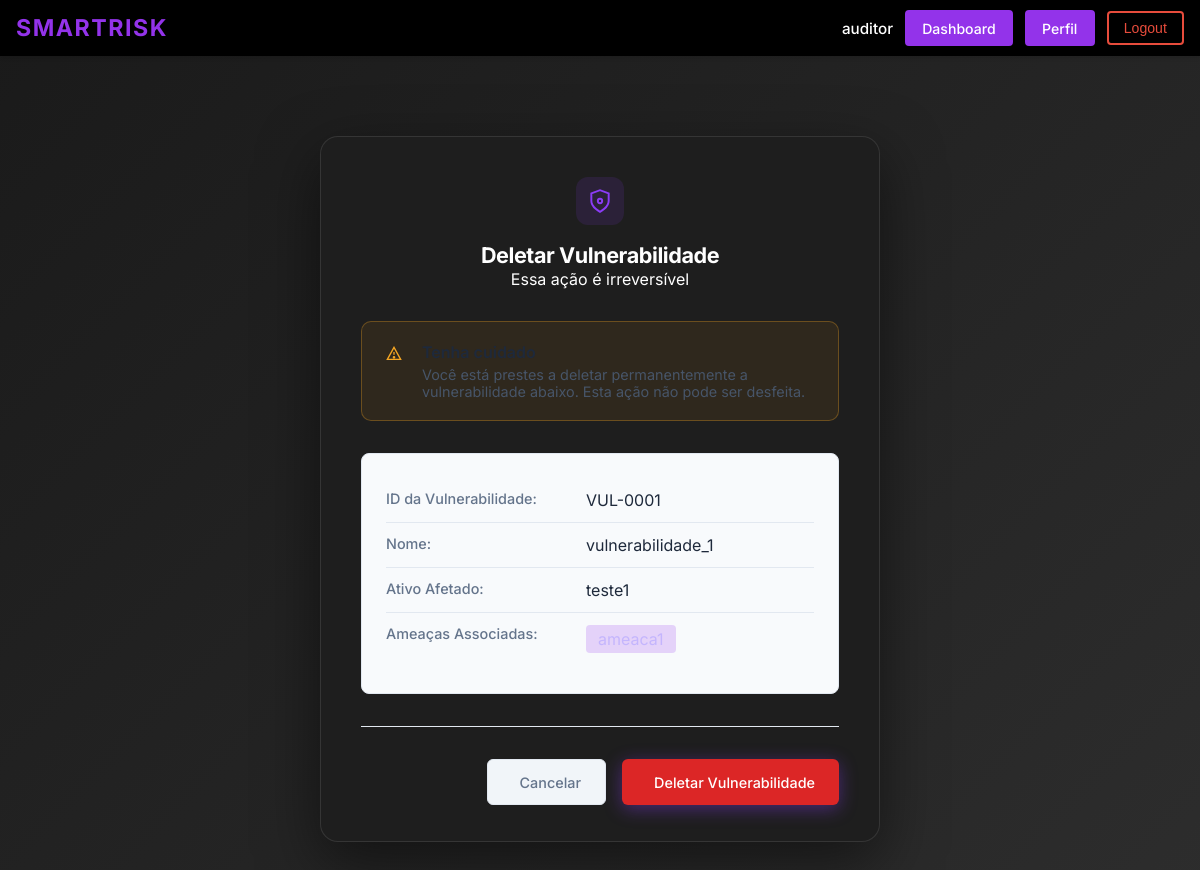
The page /deletar_vulnerabilidade/1/ (signed in) on the database its author committed.
### ismsapp/models.py (models this page shows, shortened)
class Vulnerabilidade(models.Model):
    """The asset that has this vulnerability. Each vulnerability is linked to exactly one asset, but an asset can have multiple vulnerabilities."""
    ativo = models.ForeignKey(
        Ativo,
        on_delete = models.CASCADE,
        related_name = "vulnerabilidades",
        help_text = "O ativo que contém esta vulnerabilidade.",
    )
    """The threats that could exploit this vulnerability. Each vulnerability can be linked to multiple threats."""
    ameacas = models.ManyToManyField(
        Ameaca,
        related_name = "vulnerabilidades",
        help_text = "As ameaças que poderiam explorar esta vulnerabilidade.",
    )
    """Name/title of the vulnerability for easy identification."""
    nome = models.CharField(
        max_length=255,
        help_text="Nome ou título da vulnerabilidade identificada (ex: Falta de validação de entradas).",
    )
    class Meta:
        verbose_name = "Vulnerabilidade"
        verbose_name_plural = "Vulnerabilidades"

class Ativo(models.Model):
    """Name/identifier of the asset (e.g., 'Servidor de Banco de Dados Prod-01')."""
    nome = models.CharField(
        max_length=255,
        default="Ativo",
        help_text="Nome único ou identificador do ativo (ex.: 'Servidor de Banco de Dados Prod-01').",
    )
    """Foreign key to the asset category that classifies this asset."""
    categoria = models.ForeignKey(
        CategoriaAtivo,
        on_delete=models.SET_NULL,
        null=True,
        related_name="ativos",
        help_text="Categoria que classifica este ativo.",
    )
    """Numeric score for the Confidentiality dimension, indicating how sensitive the asset's information is. Higher values mean greater damage if data is disclosed without authorization."""
    confidencialidade = models.PositiveSmallIntegerField(
        verbose_name = "Confidencialidade (C)",
        default = 0,
        help_text = (
            "Grau de sensibilidade das informações deste ativo. "
            "Uma pontuação mais alta indica maior prejuízo caso os dados sejam divulgados sem autorização."
        ),
    )
    """Numeric score for the Integrity dimension, indicating how critical it is that the asset's data remains accurate and unaltered. Higher values mean greater harm if data is modified or corrupted."""
    integridade = models.PositiveSmallIntegerField(
        verbose_name = "Integridade (I)",
        default = 0,
        help_text = (
            "Grau de criticalidade do dado deste ativo. "
            "Uma pontuação mais alta indica maior dano se os dados forem modificados ou corrompidos."
        ),
    )
    """Numeric score for the Availability dimension, indicating how important it is that the asset is accessible when needed. Higher values mean more severe impact if the asset becomes unavailable."""
    disponibilidade = models.PositiveSmallIntegerField(
        verbose_name = "Disponibilidade (D)",
        default = 0,
        help_text = (
            "Grau de importância do acesso a este ativo quando necessário. "
            "Uma pontuação mais alta indica impacto mais severo se o ativo se tornar indisponível."
        ),
    )
    """The Privacy dimension score, indicating how much the asset handles personal data subject to privacy regulations. Higher values mean greater exposure to privacy-related obligations and risks."""
    privacidade = models.PositiveSmallIntegerField(
        verbose_name = "Privacidade (P)",
        default = 0,
        help_text = (
            "O grau em que este ativo lida com dados pessoais sujeitos a regulamentações de privacidade. "
            "Uma pontuação mais alta indica maior exposição a obrigações e riscos relacionados à privacidade."
        ),
    )
    """Composite CIDP weight calculated from the four dimension scores previously defined. This value is used in risk scoring to reflect the overall criticality of the asset. Consider overriding the save() method or using a @property to automatically keep this value in sync whenever any of the individual dimension scores are updated."""
    peso_cidp = models.DecimalField(
        max_digits = 5,
        decimal_places = 2,
        default = 0,
        help_text = (
            "Peso composto CIDP calculado a partir das quatro pontuações de dimensão acima. "
        ),
    )
    class Meta:
        verbose_name = "Ativo"
        verbose_name_plural = "Ativos"

class Ameaca(models.Model):
    """The name/title of the threat."""
    nome = models.CharField(
        max_length=255,
        help_text="Nome ou título da ameaça (ex: Ransomware Cryptolocker).",
    )
    """The assets that this threat targets. A threat can affect multiple assets."""
    ativos = models.ManyToManyField(
        Ativo,
        related_name = "ameacas",
        help_text = "Os ativos que esta ameaça tem como alvo.",
    )
    class Meta:
        verbose_name = "Ameaça"
        verbose_name_plural = "Ameaças"

### ismsapp/views.py (the view, shortened to what this page needs)
# urls.py: path("deletar_vulnerabilidade/<int:vulnerabilidade_id>/", views.DeleteVulnerabilidadeView.as_view(), name="deletar_vulnerabilidade"),
class DeleteVulnerabilidadeView(View):
    template_name = "ismsapp/deletar_vulnerabilidade.html"
    def _check_permission(self, user):
        if not user.is_authenticated:
            return False
        user_profile = getattr(user, 'profile', None)
        if not user_profile:
            return False
        allowed_actors = [
            UserProfile.Actor.AUDITOR,
            UserProfile.Actor.ANALISTA
        ]
        return user_profile.actor_type in allowed_actors
    @method_decorator(login_required(login_url="login"))
    def get(self, request, vulnerabilidade_id=None, *args, **kwargs):
        if not self._check_permission(request.user):
            return redirect('dashboard')
        from .models import Vulnerabilidade
        if not vulnerabilidade_id:
            return redirect('lista_vulnerabilidades')
        try:
            vulnerabilidade = Vulnerabilidade.objects.select_related('ativo').prefetch_related('ameacas').get(id=vulnerabilidade_id)
        except Vulnerabilidade.DoesNotExist:
            messages.error(request, "Vulnerabilidade não encontrada.")
            return redirect('lista_vulnerabilidades')
        contexto = {
            'vulnerabilidade': vulnerabilidade,
            'vulnerabilidade_id': vulnerabilidade_id,
        }
        return render(request, self.template_name, contexto)

### ismsapp/templates/ismsapp/deletar_vulnerabilidade.html (shortened to what this page needs)
{% extends "ismsapp/base.html" %}
{% load static %}
{% block extra_css %}
    <link href="{% static 'css/ismsapp/identificacao_riscos.css' %}" rel="stylesheet">
{% endblock %}
{% block content %}
    <div class="page">
        <form method="post" action="" class="card">
            <div class="card-header">
                <div class="shield-wrap">
                    <svg width="26" height="26" viewBox="0 0 24 24" fill="none" stroke="#8b3cf7" stroke-width="1.8">
                        <path d="M12 22s8-4 8-10V5l-8-3-8 3v7c0 6 8 10 8 10z"/>
                        <circle cx="12" cy="12" r="2"/>
                    </svg>
                </div>
                <div>
                    <h1 class="card-title">Deletar Vulnerabilidade</h1>
                    <p class="card-description">Essa ação é irreversível</p>
                </div>
            </div>
            <div class="warning-box">
                <span class="warning-icon">
                    <svg width="16" height="16" viewBox="0 0 24 24" fill="none" stroke="currentColor" stroke-width="2">
                        <path d="M12 2L2 20h20L12 2z"/>
                        <line x1="12" y1="9" x2="12" y2="13"/>
                        <circle cx="12" cy="17" r="1"/>
                    </svg>
                </span>
                <div>
                    <p class="warning-title">Tenha cuidado</p>
                    <p class="warning-text">Você está prestes a deletar permanentemente a vulnerabilidade abaixo. Esta ação não pode ser desfeita.</p>
                </div>
            </div>
            <div class="threat-details">
                <div class="detail-row">
                    <span class="detail-label">ID da Vulnerabilidade:</span>
                    <span class="detail-value">VUL-{{ vulnerabilidade.id|stringformat:"04d" }}</span>
                </div>
                <div class="detail-row">
                    <span class="detail-label">Nome:</span>
                    <span class="detail-value">{{ vulnerabilidade.nome }}</span>
                </div>
                <div class="detail-row">
                    <span class="detail-label">Ativo Afetado:</span>
                    <span class="detail-value">{{ vulnerabilidade.ativo.nome }}</span>
                </div>
                <div class="detail-row">
                    <span class="detail-label">Ameaças Associadas:</span>
                    <span class="detail-value">
                        {% if vulnerabilidade.ameacas.all %}
                            {% for ameaca in vulnerabilidade.ameacas.all %}
                                <span style="display: inline-block; padding: 0.25rem 0.75rem; background: rgba(147, 51, 234, 0.2); color: #c4b5fd; border-radius: 4px; margin-right: 0.5rem; margin-bottom: 0.25rem;">
                                    {{ ameaca.nome }}
                                </span>
                            {% endfor %}
                        {% else %}
                            <span style="color: #94a3b8;">Nenhuma ameaça associada</span>
                        {% endif %}
                    </span>
                </div>
            </div>
            <div class="form-buttons">
                <a href="{% url 'lista_vulnerabilidades' %}" class="btn btn-cancel">
                     Cancelar
                </a>
                <button type="submit" class="btn btn-confirm btn-danger">
                     Deletar Vulnerabilidade
                </button>
            </div>
        </form>
    </div>
{% endblock %}

### ismsapp/templates/ismsapp/base.html (shortened to what this page needs)
{% load static %}
<!DOCTYPE html>
<html lang="en">
<head>
    <link rel="stylesheet" href="{% static 'css/ismsapp/header.css' %}">
    {% block extra_css %}{% endblock %}
</head>
<body class="{% block body_class %}{% endblock %}">
    <header class="isms-header" role="banner">
        <div class="header-container">
            <a href="{% url 'home' %}" class="header-logo" aria-label="SmartRisk home">
                <span class="logo-text">SmartRisk</span>
            </a>
            <nav id="site-navigation" class="header-nav" role="navigation" aria-label="Main Navigation">
                {% if user.is_authenticated %}
                    <div class="nav-user">
                        <span class="username">{{ user.username }}</span>
                        <a href="{% url 'dashboard' %}" class="nav-button dashboard-button {% if request.resolver_match.url_name == 'dashboard' %}active{% endif %}" aria-label="Dashboard">
                            Dashboard
                        </a>
                        <a href="{% url 'profile' %}" class="nav-button profile-button {% if request.resolver_match.url_name == 'profile' %}active{% endif %}" aria-label="Profile">
                            Perfil
                        </a>
                        <form action="{% url 'logout' %}" method="post" style="display:inline;">
                            <button type="submit" class="nav-button logout-button" aria-label="Logout">Logout</button>
                        </form>
                    </div>
                {% endif %}
            </nav>
        </div>
    </header>
    <main id="main-content" class="main-content">
        <div class="content-container">
            {% block content %}{% endblock %}
        </div>
    </main>
</body>
</html>

### ismsapp/static/css/ismsapp/header.css (style rules this page uses)
.isms-header { background-color: #000000; color: white; padding: 0.65rem 0; box-shadow: 0 2px 4px rgba(0, 0, 0, 0.1); position: sticky; top: 0; z-index: 100; }
.header-container { max-width: 1200px; margin: 0 auto; padding: 0 1rem; display: flex; justify-content: space-between; align-items: center; }
.header-logo { text-decoration: none; color: white; display: flex; align-items: center; gap: 0.5rem; }
.logo-text { font-size: 1.45rem; font-weight: 700; letter-spacing: 1.5px; color: #9333ea; text-transform: uppercase; transition: color 0.3s ease; }
.header-nav { display: flex; align-items: center; gap: 0.75rem; }
.nav-user, .nav-auth { display: flex; align-items: center; gap: 0.75rem; }
.username { font-size: 0.95rem; color: #ffffff; font-weight: 500; padding: 0; background-color: transparent; }
.nav-button { padding: 0.45rem 0.95rem; border-radius: 4px; text-decoration: none; font-size: 0.88rem; font-weight: 500; transition: all 0.3s ease; cursor: pointer; border: none; display: inline-block; }
.profile-button { background-color: #9333ea; color: white; border: 2px solid #9333ea; }
.dashboard-button { background-color: #9333ea; color: white; border: 2px solid #9333ea; }
.logout-button { background-color: transparent; color: #e74c3c; border: 2px solid #e74c3c; }
.main-content { max-width: 1200px; margin: 2rem auto; padding: 0 1.5rem; }

### ismsapp/static/css/ismsapp/identificacao_riscos.css (style rules this page uses)
*, *::before, *::after { box-sizing: border-box; margin: 0; padding: 0; }
:root { --bg-page: #1a1a1a; --bg-card: #1e1e1e; --bg-guide: rgba(30, 30, 30, 0.7); --bg-btn: rgba(255, 255, 255, 0.08); --bg-btn-hover: rgba(255, 255, 255, 0.12); --purple: #9333ea; --purple-hover: #a855f7; --purple-border: #b366ff; --border: rgba(255, 255, 255, 0.15); --border-soft: rgba(255, 255, 255, 0.1); --text-primary: #ffffff; --text-secondary: #b0b0b0; --text-muted: #808080; }
html, body { min-height: 100vh; background: linear-gradient(135deg, #1a1a1a 0%, #2d2d2d 100%); font-family: 'Inter', sans-serif; color: var(--text-primary); }
.page { min-height: 100vh; display: flex; flex-direction: column; align-items: center; justify-content: flex-start; padding: 3rem 1rem 5rem; }
.card { background: var(--bg-card); border: 1px solid var(--border-soft); border-radius: 18px; padding: 2.5rem 2.5rem 2.25rem; width: 100%; max-width: 560px; box-shadow: 0 20px 60px rgba(0,0,0,0.5); animation: fadeUp .4s ease both; }
.card-header { text-align: center; margin-bottom: 2rem; }
.shield-wrap { width: 48px; height: 48px; background: rgba(139,60,247,0.12); border-radius: 12px; display: flex; align-items: center; justify-content: center; margin: 0 auto 1rem; }
.card-title { font-size: 1.35rem; font-weight: 700; color: var(--text-primary); letter-spacing: -0.02em; line-height: 1.3; }
.btn-cancel { background: none; border: none; color: var(--text-secondary); font-family: 'Inter', sans-serif; font-size: .9rem; font-weight: 500; cursor: pointer; padding: 0; text-decoration: none; transition: color .14s; }
.btn-confirm { display: flex; align-items: center; gap: .5rem; background: var(--purple); border: none; border-radius: 10px; color: #fff; font-family: 'Inter', sans-serif; font-size: .9rem; font-weight: 600; padding: 0 1.4rem; height: 46px; cursor: pointer; box-shadow: 0 4px 18px rgba(139,60,247,.4); transition: background .14s, box-shadow .14s, transform .1s; }
.form-buttons { display: flex; gap: 1rem; margin-top: 2rem; justify-content: center; }
.btn { padding: 0.75rem 1.5rem; font-size: 0.9rem; font-weight: 600; border: none; border-radius: 10px; cursor: pointer; transition: all 0.2s ease; text-decoration: none; display: flex; align-items: center; justify-content: center; gap: 0.5rem; height: 46px; }

### rows shown on the page
Vulnerabilidade: id "0001", nome "vulnerabilidade_1", ativo.nome "teste1"
Ameaca: nome "ameaca1"

### other values the page prints
{{ user.username }} "auditor"
